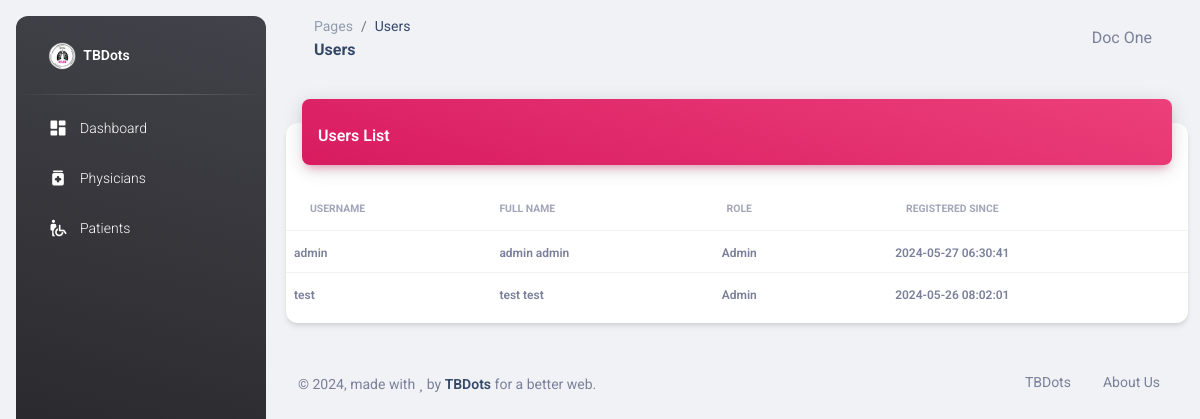
The app's page /users.php (signed in), older data.
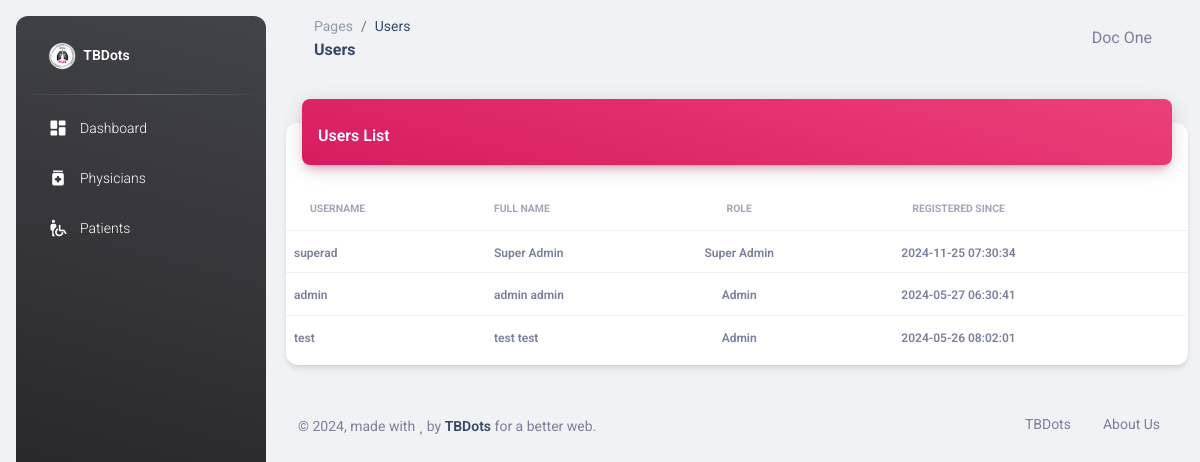
The same page, newer data.
### tables this page shows
CREATE TABLE IF NOT EXISTS `users` (
  `id` int NOT NULL AUTO_INCREMENT,
  `username` varchar(50) NOT NULL,
  `password` text NOT NULL,
  `first_name` text NOT NULL,
  `last_name` text NOT NULL,
  `role` int NOT NULL DEFAULT '0',
  `updated_at` timestamp NOT NULL DEFAULT CURRENT_TIMESTAMP,
  `created_at` timestamp NOT NULL DEFAULT CURRENT_TIMESTAMP ON UPDATE CURRENT_TIMESTAMP,
  PRIMARY KEY (`id`),
  KEY `FK_users_roles` (`role`),
  CONSTRAINT `FK_users_roles` FOREIGN KEY (`role`) REFERENCES `roles` (`id`) ON DELETE CASCADE ON UPDATE CASCADE
);

CREATE TABLE IF NOT EXISTS `roles` (
  `id` int NOT NULL AUTO_INCREMENT,
  `description` varchar(50) NOT NULL DEFAULT '0',
  `module` text NOT NULL,
  `updated_at` timestamp NULL DEFAULT CURRENT_TIMESTAMP ON UPDATE CURRENT_TIMESTAMP,
  `created_at` timestamp NULL DEFAULT CURRENT_TIMESTAMP,
  PRIMARY KEY (`id`)
);

### users.php (the view, shortened to what this page needs)
<?php
require_once "connection/db.php";
include_once('head.php');
$sql = "SELECT users.id, username, first_name, last_name, password, roles.module, roles.description, roles.id as role_id, users.created_at FROM users INNER JOIN roles ON users.role = roles.id WHERE users.role != 3 ORDER BY users.created_at DESC";
$users = $conn->query($sql);
?>
<body class="g-sidenav-show  bg-gray-200">
  <?php
    include_once('sidebar.php');
  ?>
  <main class="main-content position-relative max-height-vh-100 h-100 border-radius-lg ">
    <?php
      include_once('navbar.php');
    ?>
    <div class="container-fluid py-4">
      <div class="row">
        <div class="col-12">
          <div class="card my-4">
            <div class="card-header p-0 position-relative mt-n4 mx-3 z-index-2">
              <div class="bg-gradient-primary shadow-primary border-radius-lg pt-4 pb-3 d-flex justify-content-between align-items-center">
                <h6 class="text-white text-capitalize ps-3 mb-0">Users List</h6>
              </div>
            </div>
            <div class="card-body px-0 pb-2">
              <div class="table-responsive p-0">
                <table class="table align-items-center mb-0">
                  <thead>
                    <tr>
                      <th class="text-uppercase text-secondary text-xxs font-weight-bolder opacity-7">Username</th>
                      <th class="text-uppercase text-secondary text-xxs font-weight-bolder opacity-7 ps-2">Full name</th>
                      <th class="text-center text-uppercase text-secondary text-xxs font-weight-bolder opacity-7">Role</th>
                      <th class="text-center text-uppercase text-secondary text-xxs font-weight-bolder opacity-7">Registered Since</th>
                      <th class="text-secondary opacity-7"></th>
                    </tr>
                  </thead>
                  <tbody>
                    <?php
                        if ($users->num_rows > 0) {
                          while($row = $users->fetch_assoc()) {
                            echo "
                              <tr>
                                <td><span class='text-secondary text-xs font-weight-bold'>".$row["username"]."</span></td>
                                <td><span class='text-secondary text-xs font-weight-bold'>".$row["first_name"]. " ".$row["last_name"]."</span></td>
                                <td class='text-center'><span class='text-secondary text-xs font-weight-bold'>".$row["description"]."</span></td>
                                <td class='text-center'><span class='text-secondary text-xs font-weight-bold'>".$row["created_at"]."</span></td>
                                <td class='align-middle'>";
                            echo "
                              </td>
                              </tr>
                            ";
                          }
                        }
                    ?>
                  </tbody>
                </table>
              </div>
            </div>
          </div>
        </div>
      </div>
      <?php
        include_once('footer.php');
      ?>
    </div>
  </main>
</body>
</html>

Row changes from the older to the newer data that the page shows:
added users: username "superad", first_name "Super", last_name "Admin", role.description "Super Admin", created_at "2024-11-25 07:30:34"
